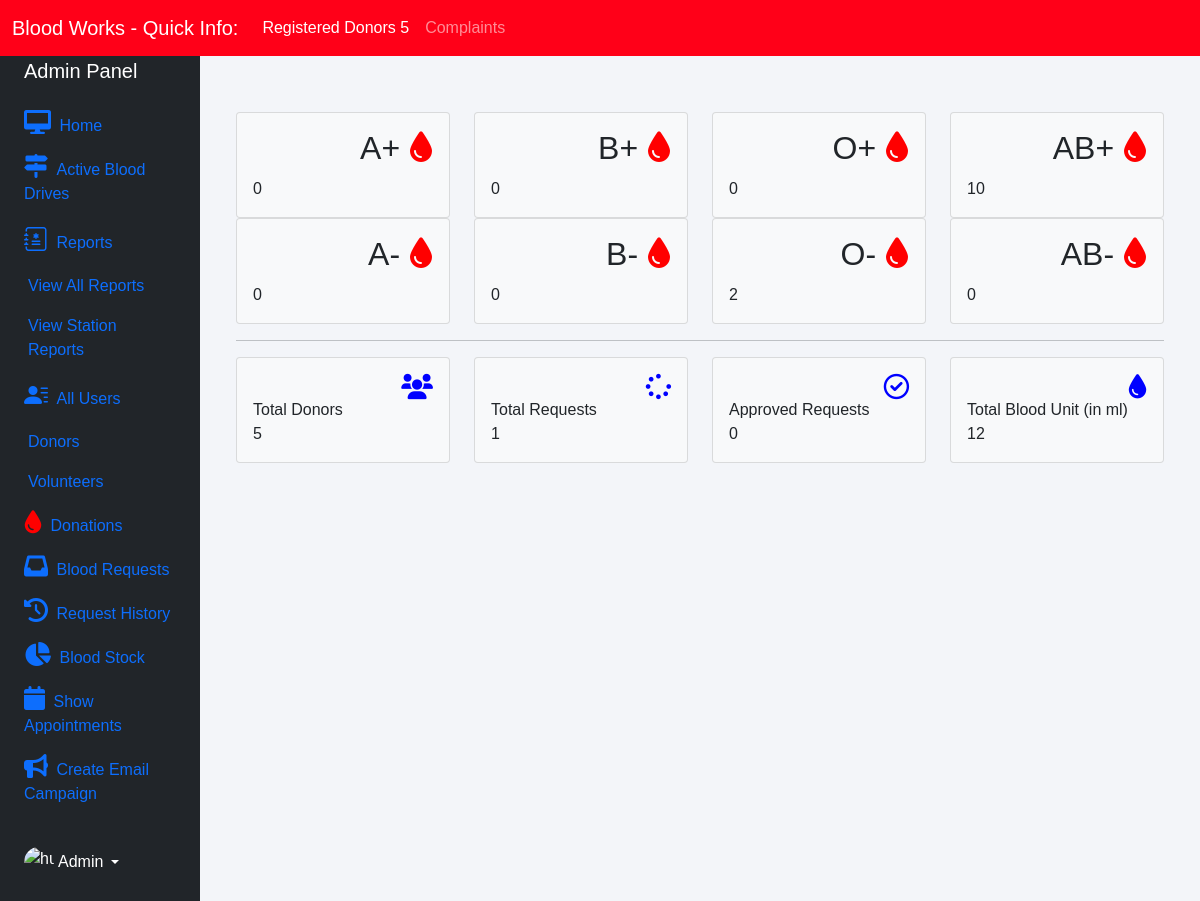
The app's page /admin-dashboard (signed in), older data.
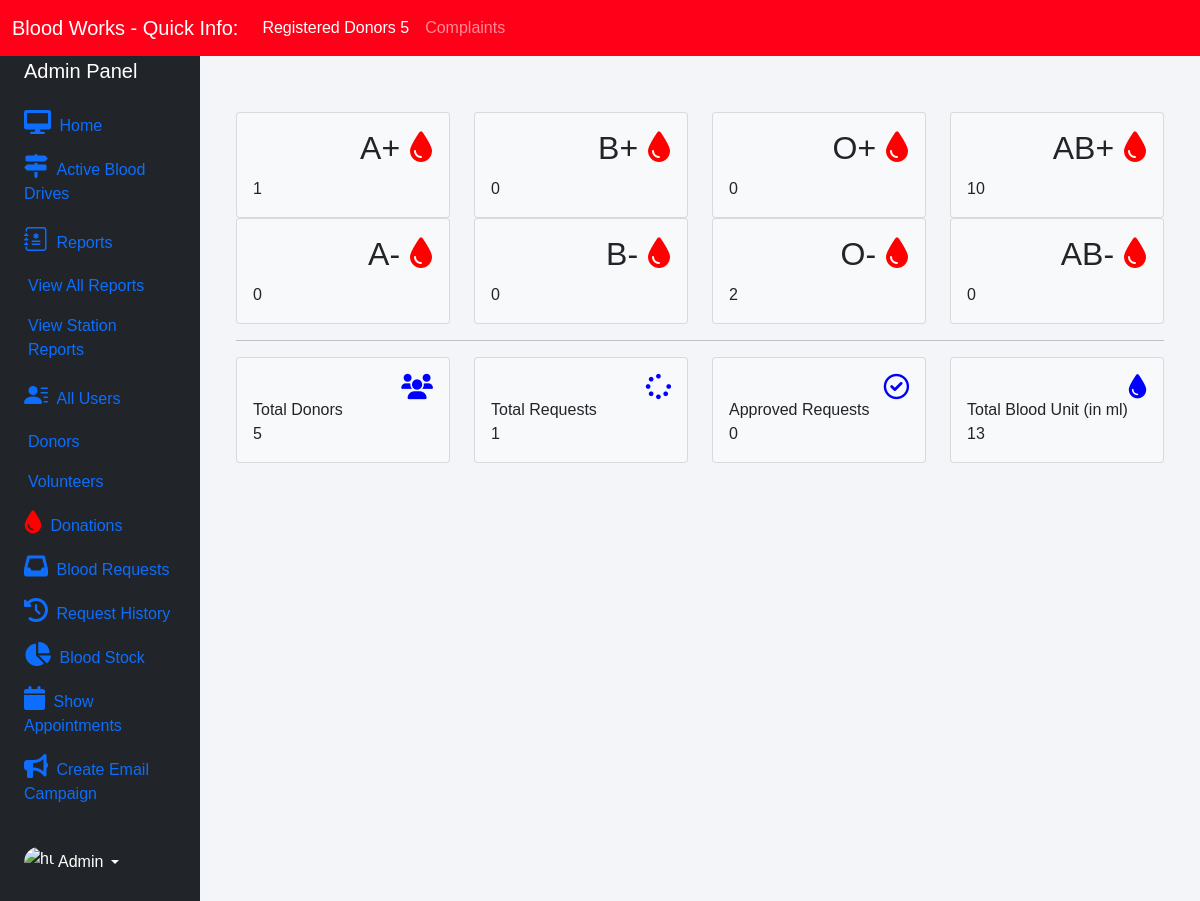
The same page, newer data.
### blood/models.py (models this page shows, shortened)
class Stock(models.Model):
    bloodgroup = models.CharField(max_length=10)
    unit = models.PositiveIntegerField(default=0)

### blood/views.py (the view)
# urls.py: path('admin-dashboard', views.admin_dashboard_view, name='admin-dashboard'),
@user_passes_test(lambda user: user.is_superuser)
@login_required(login_url='adminlogin')
def admin_dashboard_view(request):
    totalunit = models.Stock.objects.aggregate(Sum('unit'))
    dict = {
        'A1': models.Stock.objects.get(bloodgroup="A+"),
        'A2': models.Stock.objects.get(bloodgroup="A-"),
        'B1': models.Stock.objects.get(bloodgroup="B+"),
        'B2': models.Stock.objects.get(bloodgroup="B-"),
        'AB1': models.Stock.objects.get(bloodgroup="AB+"),
        'AB2': models.Stock.objects.get(bloodgroup="AB-"),
        'O1': models.Stock.objects.get(bloodgroup="O+"),
        'O2': models.Stock.objects.get(bloodgroup="O-"),
        'totaldonors': dmodels.Donor.objects.all().filter(status='Approved').count(),
        'totalbloodunit': totalunit['unit__sum'],
        'totalrequest': models.BloodRequest.objects.all().count(),
        'totalapprovedrequest': models.BloodRequest.objects.all().filter(status='Approved').count()
    }
    return render(request, 'blood/admin_dashboard.html', context=dict)

### templates/blood/admin_dashboard.html (shortened to what the changed rows need)
{% extends 'blood/adminbase.html' %}
{% block content %}
<br><br>
<div class="container">
    <div class="row">
        <div class="col-sm-3">
          <div class="card bg-light">
            <div class="card-body">
                <div class="blood">
                    <h2>A+ <i class="fas fa-tint"></i></h2>
                </div><br><br>
                <div>
                    {{A1.unit}}
                </div>
            </div>
          </div>
        </div>
        <div class="col-sm-3">
            <div class="card bg-light">
                <div class="card-body">
                    <div class="blood">
                        <h2>B+ <i class="fas fa-tint"></i></h2>
                    </div><br><br>
                </div>
              </div>
        </div>
        <div class="col-sm-3">
            <div class="card bg-light">
                <div class="card-body">
                    <div class="blood">
                        <h2>O+ <i class="fas fa-tint"></i></h2>
                    </div><br><br>
                </div>
              </div>
          </div>
          <div class="col-sm-3">
            <div class="card bg-light">
                <div class="card-body">
                    <div class="blood">
                        <h2>AB+ <i class="fas fa-tint"></i></h2>
                    </div><br><br>
                </div>
              </div>
          </div>
      </div>
      <div class="row">
        <div class="col-sm-3">
          <div class="card bg-light">
            <div class="card-body">
                <div class="blood">
                    <h2>A- <i class="fas fa-tint"></i></h2>
                </div><br><br>
            </div>
          </div>
        </div>
        <div class="col-sm-3">
            <div class="card bg-light">
                <div class="card-body">
                    <div class="blood">
                        <h2>B- <i class="fas fa-tint"></i></h2>
                    </div><br><br>
                </div>
              </div>
        </div>
        <div class="col-sm-3">
            <div class="card bg-light">
                <div class="card-body">
                    <div class="blood">
                        <h2>O- <i class="fas fa-tint"></i></h2>
                    </div><br><br>
                </div>
              </div>
          </div>
          <div class="col-sm-3">
            <div class="card bg-light">
                <div class="card-body">
                    <div class="blood">
                        <h2>AB- <i class="fas fa-tint"></i></h2>
                    </div><br><br>
                </div>
              </div>
          </div>
      </div>
    <div class="row">
        <div class="col-sm-3">
          <div class="card bg-light">
              <div class="card-body">
                  <div class="blood">
                      <i class="fas fa-tint xyz"></i>
                  </div><br>
                  <div>
                      Total Blood Unit (in ml) <br>
                      {{totalbloodunit}}
                  </div>
              </div>
            </div>
        </div>
    </div>
</div>
{% endblock content %}

Row changes from the older to the newer data that the page shows:
changed Stock (number 1 of 8 on the later page): unit "0" → "1"
Text that changed along with them:
{{ totalbloodunit }}: "12" → "13"
